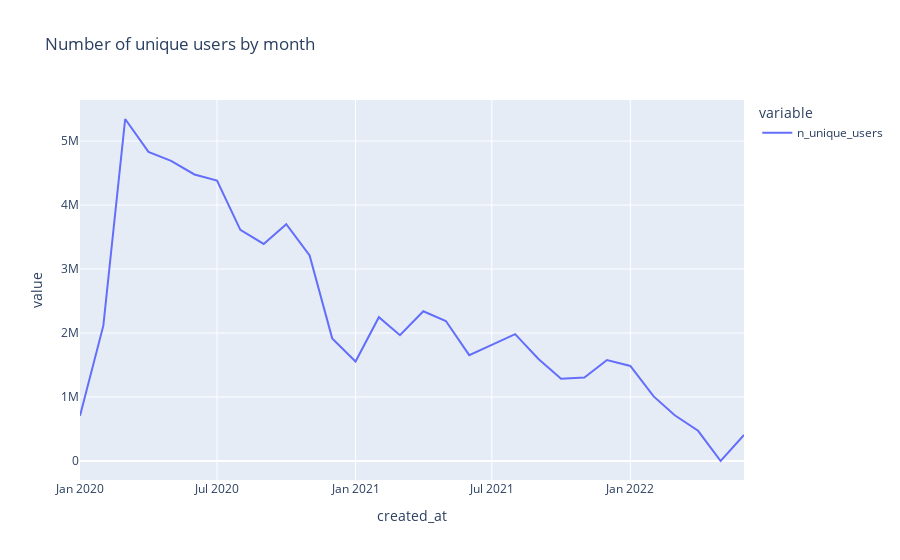

The notebook cell saved with this chart:
### Code cell
monthly['n_unique_users'].plot.line(title='Number of unique users by month')

### Figure 1 — Plotly figure (JSON) as saved in the notebook; plotly's stock layout.template omitted (floating-point values rounded to 4 significant figures)
{"data": [{"hovertemplate": "variable=n_unique_users<br>created_at=%{x}<br>value=%{y}<extra></extra>", "legendgroup": "n_unique_users", "line": {"color": "#636efa", "dash": "solid"}, "marker": {"symbol": "circle"}, "mode": "lines", "name": "n_unique_users", "orientation": "v", "showlegend": true, "type": "scatter", "x": ["2020-01-01", "2020-02-01", "2020-03-01", "2020-04-01", "2020-05-01", "2020-06-01", "2020-07-01", "2020-08-01", "2020-09-01", "2020-10-01", "2020-11-01", "2020-12-01", "2021-01-01", "2021-02-01", "2021-03-01", "2021-04-01", "2021-05-01", "2021-06-01", "2021-07-01", "2021-08-01", "2021-09-01", "2021-10-01", "2021-11-01", "2021-12-01", "2022-01-01", "2022-02-01", "2022-03-01", "2022-04-01", "2022-05-01", "2022-06-01"], "xaxis": "x", "y": [706925, 2115615, 5344798, 4831125, 4691446, 4478299, 4382535, 3612893, 3392469, 3700795, 3212876, 1916392, 1554602, 2247958, 1965379, 2340186, 2187719, 1654390, 1815003, 1982726, 1593925, 1285247, 1305515, 1578850, 1484907, 1009231, 714171, 472241, 0, 406062], "yaxis": "y"}], "layout": {"autosize": true, "legend": {"title": {"text": "variable"}, "tracegroupgap": 0}, "title": {"text": "Number of unique users by month"}, "xaxis": {"anchor": "y", "autorange": true, "domain": [0, 1], "range": ["2020-01-01", "2022-06-01"], "title": {"text": "created_at"}, "type": "date"}, "yaxis": {"anchor": "x", "autorange": true, "domain": [0, 1], "range": [-296900.0, 5642000.0], "title": {"text": "value"}, "type": "linear"}}}
